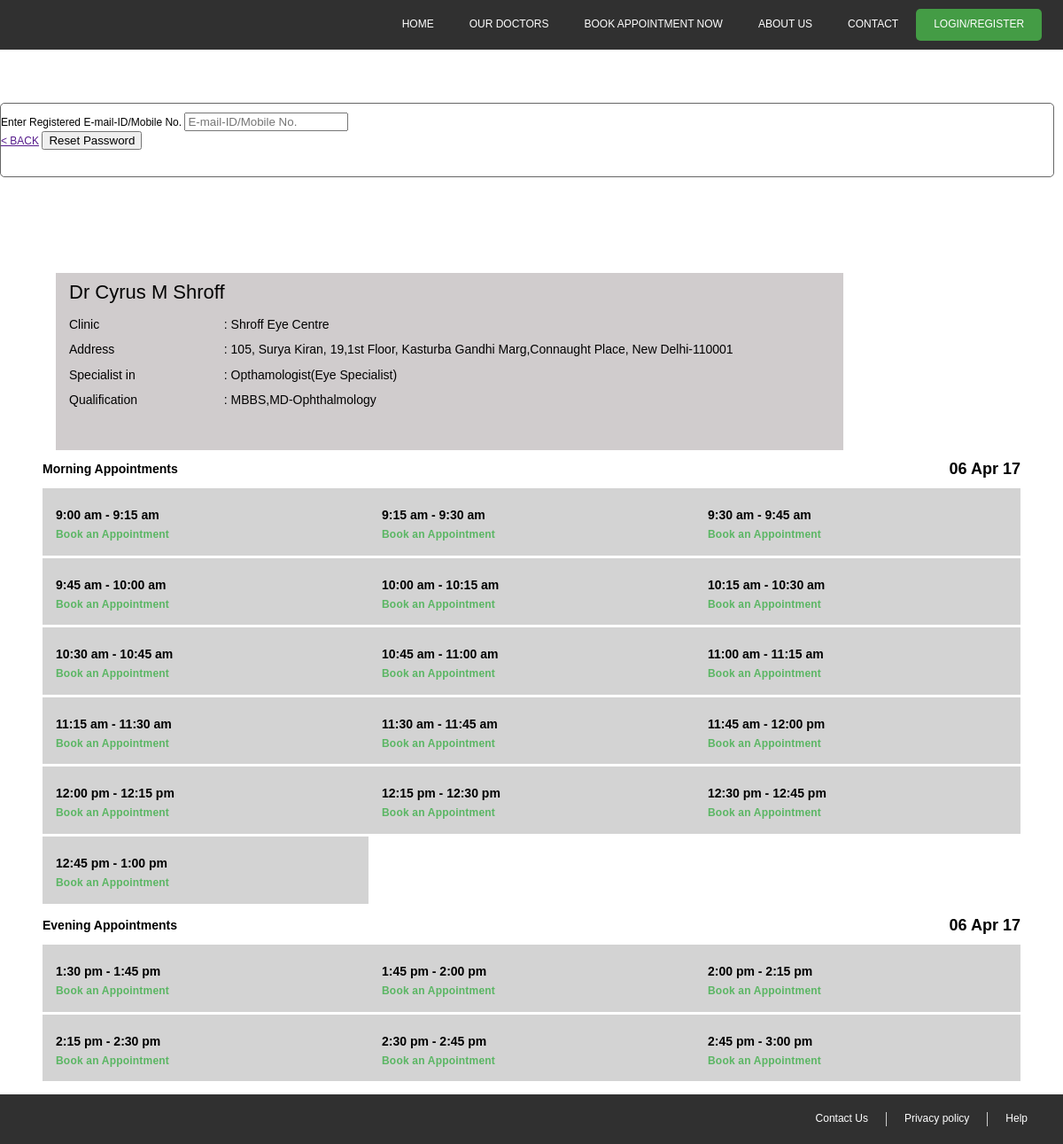
The app's page /lastpage.php?date=2017-04-6&did=101 with its own data.
### tables this page shows
CREATE TABLE `doctors` (
  `d_id` int(100) NOT NULL,
  `d_name` varchar(256) NOT NULL,
  `d_type` enum('doctor','dentist') NOT NULL DEFAULT 'doctor',
  `cat_id` int(100) NOT NULL,
  `d_spec` varchar(256) NOT NULL,
  `d_qual` varchar(256) NOT NULL,
  `d_clname` varchar(256) NOT NULL,
  `d_claddr` varchar(256) NOT NULL,
  `d_latitude` varchar(256) NOT NULL,
  `d_longitude` varchar(256) NOT NULL,
  `d_pin` int(6) NOT NULL,
  `available_in_morn_from` varchar(256) NOT NULL,
  `available_in_morn_to` varchar(256) NOT NULL,
  `available_in_eve_from` varchar(256) NOT NULL,
  `available_in_eve_to` varchar(256) NOT NULL,
  `appoi_time_minuts` int(30) NOT NULL
);

CREATE TABLE `doctor_category` (
  `cat_id` int(100) NOT NULL,
  `cat_name` varchar(256) NOT NULL,
  `type` enum('doctor','dentist') NOT NULL DEFAULT 'doctor'
);

CREATE TABLE `slot_availability` (
  `slot_id` int(100) NOT NULL,
  `doctor_id` int(100) NOT NULL,
  `date` date NOT NULL,
  `timing` varchar(256) NOT NULL,
  `status` enum('booked','available','deleted') NOT NULL DEFAULT 'available',
  `slot_shift` enum('morning','evening') NOT NULL
);

### conn.php (called while the page is built, shortened)
<?php
$siteroot="http://127.0.0.1/Doctor2";
?>

### lastpage.php (the view, shortened to what this page needs)
<?php include('header.php');?>
<?php
if(isset($_GET['date']) && isset($_GET['did']))
{
	$date=$_GET['date'];
	$did=$_GET['did'];
	$sql="SELECT * FROM `doctors` WHERE `d_id` = '$did'";
	$res=mysqli_query($connection, $sql);
	$row=mysqli_fetch_assoc($res);
	$catid=$row['cat_id'];
	$doctor_name=$row['d_name'];
	$d_qual=$row['d_qual'];
	$d_clname=$row['d_clname'];
	$d_claddr=$row['d_claddr'];
        $sqlcat="SELECT * FROM `doctor_category` WHERE `cat_id` = '$catid'";
	$rescat=mysqli_query($connection, $sqlcat);
	$rowcat=mysqli_fetch_assoc($rescat);
	$cat_name=$rowcat['cat_name'];
}else
{
	exit();
}
?>
	<link rel="stylesheet" type="text/css" href="css/lastpage.css">
	<link rel="stylesheet" type="text/css" href="css/mobile.css">
	<div class="main">
		<div class="midWrap">
			<div class="wrapper">
				<div class="bodyWrap">
					<div class="profile">
					<div class="details">
						<h2><?php echo $doctor_name;?></h2>
						<div class="leftdetail">
							<p>Clinic</p>
							<p>Address</p>
							<p>Specialist in</p>
							<p>Qualification</p>
						</div>
						<div class="leftdetail2">
							<p>: <?php echo $d_clname;?></p>
							<p>: <?php echo $d_claddr;?></p>
							<p>: <?php echo $cat_name;?></p>
							<p>: <?php echo $d_qual;?></p>
						</div>
					</div>
					</div>
					<div class="appoint">
						<p>Morning Appointments</p>
						<a href="#" title=""><?php echo date('d M y', strtotime($date));?></a>
					</div>
					<div class="appointdate">
						<table>
						<tbody>
						<?php
						$count=0;
						$sql="SELECT * FROM `slot_availability` WHERE `doctor_id` = '$did' AND `date` = '$date' AND `slot_shift` = 'morning' AND `status` <> 'deleted'";
						$res=mysqli_query($connection, $sql);
						while($row=mysqli_fetch_assoc($res))
						{
						  $count++;
						  if($count==1)
						  {
							echo "<tr>";
						  }
						  $timing=$row['timing'];
						  $slot_id=$row['slot_id'];
						  $status=$row['status'];
						?>
						<?php if($status=="available"){?>
						<td class="available">
						<p><?php echo $timing;?></p>
						<a href="<?php echo $siteroot;?>/appointment3.php?sid=<?php echo $slot_id;?>" title="">Book an Appointment</a>
						</td>
						<?php }?>
						<?php
						if($count==3)
									{
										$count=0;
										echo "</tr>";
									}
								}?>
							</tbody>
						</table>
					</div>
					<div class="appoint">
						<p>Evening Appointments</p>
						<a href="#" title=""><?php echo date('d M y', strtotime($date));?>	</a>
					</div>
					<div class="appointdate">
					<table>
					<tbody>
					<?php
					$count=0;
					$sql="SELECT * FROM `slot_availability` WHERE `doctor_id` = '$did' AND `date` = '$date' AND `slot_shift` = 'evening'AND `status` <> 'deleted'";
					$res=mysqli_query($connection, $sql);
					while($row=mysqli_fetch_assoc($res))
					{
						$count++;
						if($count==1)
						{
					        	echo "<tr>";
						}
						$timing=$row['timing'];
						$slot_id=$row['slot_id'];
						$status=$row['status'];
						?>
						 <?php if($status=="available"){?>
						<td class="available">
						<p><?php echo $timing;?></p>
						<a href="<?php echo $siteroot;?>/appointment3.php?sid=<?php echo $slot_id;?>" title="">Book an Appointment</a>
						</td>
						<?php }?>
						<?php
						if($count==3)
						{
							$count=0;
							echo "</tr>";
						}
					}?>
							</tbody>
						</table>
					</div>
                                </div>
			</div>
		</div>
	</div>
<?php include('footer.php');?>

### header.php (shortened to what this page needs)
<?php
include('conn.php');
?>
<!DOCTYPE html>
<html>
<head>
	<link rel="stylesheet" href="<?php echo $siteroot;?>/css/index.css">
	<link rel="stylesheet" href="<?php echo $siteroot;?>/css/mob.css">
	<link rel="stylesheet" href="<?php echo $siteroot;?>/css/header.css">
	<link rel="stylesheet" href="<?php echo $siteroot;?>/css/footer.css">
</head>
<body>
	<header id="header">
		<div id="midWrap">
			<nav id="nav">
				<ul>
					<li><a href="<?php echo $siteroot;?>">Home</a></li>
					<li><a href="<?php echo $siteroot;?>/">Our Doctors</a></li>
					<li><a href="<?php echo $siteroot;?>/" class="searchOverlayTrigger">Book appointment now</a></li>
					<li><a href="<?php echo $siteroot;?>/about.php">About us</a></li>
					<li><a href="<?php echo $siteroot;?>/contact.php">Contact</a></li>
					<li class="greentab"><a href="" class="2login">Login/register</a></li>
				</ul>
			</nav>
		</div>
	</header>
	<div class="mainWrapp">
		<div class="midWraps">
			<div class="wrapper3">
				<div class="detailsTabs">
					<form action="" method="" accept-charset="utf-8">
						<ul class="formtypetabs">
							<li class="inputtype">
								<label>Enter Registered E-mail-ID/Mobile No.</label>
								<input type="text" name="" value="" required="required" placeholder="E-mail-ID/Mobile No.">
							</li>
							<li class="submitbc">
								<a href="" title="" class="goback">< BACK</a>
								<input type="submit" name="" value="Reset Password">
							</li>
						</ul>
					</form>
				</div>
			</div>
		</div>
	</div>

### footer.php (shortened to what this page needs)
<footer id="footer">
<div id="midWrap">
	<ul class="footerLinks">
		<li>
		 <a href="<?php echo $siteroot;?>/contact.php" >Contact Us</a></li>
		<li><a href="<?php echo $siteroot;?>/privacy.php"> Privacy policy </a></li>
		<li><a href="<?php echo $siteroot;?>/help.php">Help</a></li>
	</ul>
</div>
</footer>
</body>
</html>

### index.css (style rules this page uses)
html, body, div, span, applet, object, iframe, h1, h2, h3, h4, h5, h6, p, blockquote, pre, a, abbr, acronym, address, big, cite, code, del, dfn, em, img, ins, kbd, q, s, samp, small, strike, strong, sub, sup, tt, var, b, u, i, center, dl, dt, dd, ol, ul, li, fieldset, form, label, legend, table, caption, tbody, tfoot, thead, tr, th, td, article, aside, canvas, details, embed, figure, figcaption, footer, header, hgroup, menu, nav, output, ruby, section, summary, time, mark, audio, video { margin: 0; padding: 0; border: 0; font-size: 100%; font: inherit; vertical-align: baseline; }
article, aside, details, figcaption, figure, footer, header, hgroup, menu, nav, section { display: block; }
body { line-height: 1.3; font-size: 12px; font-family: "Arial", sans sarif; }
ol, ul { list-style: none; }
table { border-collapse: collapse; border-spacing: 0; }
.midWrap { max-width: 1200px; margin: auto; }

### mob.css (style rules this page uses)
@media screen and (min-width: 768px) { #nav { visibility: visible; } }

### header.css (style rules this page uses)
#header { float: left; width: 98%; background-color: #303030; padding: 10px 1%; }
#midWrap { margin: auto; max-width: 1200px; }
#nav { float: left; width: 98%; padding: 0 1%; }
#nav ul { float: right; }
#nav ul li { float: left; }
#nav ul li a { float: left; padding: 10px 20px; color: #fff; text-decoration: none; text-transform: uppercase; }
#nav ul li:last-child { background-color: #449C45; border-radius: 5px; -o-border-radius: 5px; -ms-border-radius: 5px; -moz-border-radius: 5px; -webkit-border-radius: 5px; }
.wrapper3 { float: left; width: calc(100% - 22px); border: solid 1px #666; padding: 10px 10px 30px 0; border-radius: 5px; margin: 5% 0 8% 0; background-color: #fff; overflow: scroll; max-height: 480px; }
.details { float: left; width: 94%; margin: 20px 0 0 0; padding: 0 3%; }

### footer.css (style rules this page uses)
#footer { float: left; width: 100%; padding: 20px 0; background-color: #303030; }
#midWrap { margin: auto; max-width: 1200px; }
.footerLinks { float: right; }
.footerLinks li { float: left; }
.footerLinks li a { float: left; color: #fff; padding-right: 20px; margin-right: 20px; border-right: 1px solid #ccc; text-decoration: none; }
.footerLinks li:last-child a { border-right: none; }

### lastpage.css (style rules this page uses)
body { margin: 0; font-family: arial; background-color: #fff; }
.main { float: left; width: 100%; }
.midWrap { max-width: 1200px; margin: auto; }
.wrapper { float: left; width: 100%; background-color: #fff; }
.bodyWrap { float: left; width: 92%; padding: 1% 4%; background-color: #fff; }
.profile { float: left; width: 100%; }
.details { float: left; width: calc(100% - 230px); margin: 0 0 0 15px; height: 200px !important; padding: 0 0 0 15px; background-color: #D0CCCD; }
.details h2 { float: left; width: 100%; font-weight: normal; margin: 8px 0; font-size: 22px; }
.leftdetail, .leftdetail2 { float: left; width: 20%; }
.leftdetail p, .leftdetail2 p { float: left; width: 100%; margin: 5px 0; font-size: 14px; }
.leftdetail2 { float: left; width: 80%; }
.appoint { float: left; width: 100%; margin: 10px 0; }
.appoint p { float: left; margin: 0; font-size: 14px; font-weight: bold; line-height: 22px; }
.appoint a { float: right; text-decoration: none; color: #000; font-size: 18px; font-weight: bold; }
.appointdate { float: left; width: 100%; }
.appointdate table { float: left; width: 100%; border-collapse: collapse; }
.appointdate table tr { width: 100%; border-bottom: solid 3px #fff; }
.appointdate table tr td { background-color: #D3D3D3; padding: 15px 0; }
.appointdate p { text-decoration: none; font-size: 14px; font-weight: bold; margin: 0 15px !important; line-height: 30px; }
.appointdate a { text-decoration: none; margin: 0 15px; font-size: 12px; font-weight: bold; color: #6B6B6B; letter-spacing: .2px; }
.available a { color: #5AB663; }

### records on screen
doctors: d_name "Dr Cyrus M Shroff", d_clname "Shroff Eye Centre", d_claddr "105, Surya Kiran, 19,1st Floor, Kasturba Gandhi Marg,Connaught Place, New Delhi-110001", d_qual "MBBS,MD-Ophthalmology"
doctor_category: cat_name "Opthamologist(Eye Specialist)"
slot_availability: timing "9:00 am - 9:15 am"
slot_availability: timing "9:15 am - 9:30 am"
slot_availability: timing "9:30 am - 9:45 am"
slot_availability: timing "9:45 am - 10:00 am"
slot_availability: timing "10:00 am - 10:15 am"
slot_availability: timing "10:15 am - 10:30 am"
slot_availability: timing "10:30 am - 10:45 am"
slot_availability: timing "10:45 am - 11:00 am"
slot_availability: timing "11:00 am - 11:15 am"
slot_availability: timing "11:15 am - 11:30 am"
slot_availability: timing "11:30 am - 11:45 am"
slot_availability: timing "11:45 am - 12:00 pm"
slot_availability: timing "12:00 pm - 12:15 pm"
slot_availability: timing "12:15 pm - 12:30 pm"
slot_availability: timing "12:30 pm - 12:45 pm"
slot_availability: timing "12:45 pm - 1:00 pm"
slot_availability: timing "1:30 pm - 1:45 pm"
slot_availability: timing "1:45 pm - 2:00 pm"
slot_availability: timing "2:00 pm - 2:15 pm"
slot_availability: timing "2:15 pm - 2:30 pm"
slot_availability: timing "2:30 pm - 2:45 pm"
slot_availability: timing "2:45 pm - 3:00 pm"

### other values on screen
date('d M y', strtotime($date)) "06 Apr 17"
